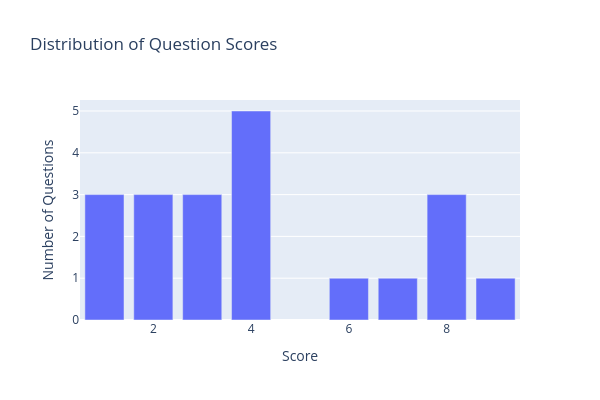

The cell this chart's notebook holds for it:
### Markdown cell above
Run the following code to graph the distribution of question scores.

### Code cell
from collections import Counter

score_counter = Counter(r["score"] for r in responses)

px.bar(
    x=score_counter.keys(),
    y=score_counter.values(),
    width=600,
    height=400,
    title="Distribution of Question Scores",
    labels={"x": "Score", "y": "Number of Questions"},
).show()

### Figure 1 — Plotly figure (JSON) as saved in the notebook; plotly's stock layout.template omitted (floating-point values rounded to 4 significant figures)
{"data": [{"hovertemplate": "Score=%{x}<br>Number of Questions=%{y}<extra></extra>", "legendgroup": "", "marker": {"color": "#636efa", "pattern": {"shape": ""}}, "name": "", "orientation": "v", "showlegend": false, "textposition": "auto", "type": "bar", "x": [2, 4, 1, 3, 6, 8, 9, 7], "xaxis": "x", "y": [3, 5, 3, 3, 1, 3, 1, 1], "yaxis": "y"}], "layout": {"barmode": "relative", "height": 400, "legend": {"tracegroupgap": 0}, "title": {"text": "Distribution of Question Scores"}, "width": 600, "xaxis": {"anchor": "y", "domain": [0, 1], "title": {"text": "Score"}}, "yaxis": {"anchor": "x", "domain": [0, 1], "title": {"text": "Number of Questions"}}}}
